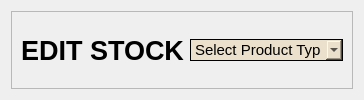
                          <widget class="QWidget" name="widget_10" native="true">
                           <layout class="QHBoxLayout" name="horizontalLayout_40">
                            <item>
                             <widget class="QFrame" name="frame_22">
                              <property name="frameShape">
                               <enum>QFrame::StyledPanel</enum>
                              </property>
                              <property name="frameShadow">
                               <enum>QFrame::Raised</enum>
                              </property>
                              <layout class="QHBoxLayout" name="horizontalLayout_41">
                               <item>
                                <widget class="QLabel" name="addStocklabel_2">
                                 <property name="sizePolicy">
                                  <sizepolicy hsizetype="Minimum" vsizetype="Preferred">
                                   <horstretch>0</horstretch>
                                   <verstretch>0</verstretch>
                                  </sizepolicy>
                                 </property>
                                 <property name="font">
                                  <font>
                                   <family>Arial</family>
                                   <pointsize>20</pointsize>
                                   <weight>75</weight>
                                   <bold>true</bold>
                                   <underline>false</underline>
                                  </font>
                                 </property>
                                 <property name="styleSheet">
                                  <string notr="true">    background-color: transparent;
</string>
                                 </property>
                                 <property name="text">
                                  <string>EDIT STOCK</string>
                                 </property>
                                 <property name="alignment">
                                  <set>Qt::AlignCenter</set>
                                 </property>
                                </widget>
                               </item>
                               <item>
                                <widget class="QComboBox" name="comboBox_Select_Prod_Type_toAdd_2">
                                 <property name="sizePolicy">
                                  <sizepolicy hsizetype="Minimum" vsizetype="Fixed">
                                   <horstretch>0</horstretch>
                                   <verstretch>0</verstretch>
                                  </sizepolicy>
                                 </property>
                                 <property name="font">
                                  <font>
                                   <pointsize>11</pointsize>
                                  </font>
                                 </property>
                                 <property name="layoutDirection">
                                  <enum>Qt::LeftToRight</enum>
                                 </property>
                                 <property name="styleSheet">
                                  <string notr="true">    background-color: #ebe0cc;
    border-radius: 15px;
border: 1px solid #000000; 
text-align: center;</string>
                                 </property>
                                 <item>
                                  <property name="text">
                                   <string>Select Product Type</string>
                                  </property>
                                 </item>
                                 <item>
                                  <property name="text">
                                   <string>ROOF</string>
                                  </property>
                                 </item>
                                 <item>
                                  <property name="text">
                                   <string>SPANDREL</string>
                                  </property>
                                 </item>
                                 <item>
                                  <property name="text">
                                   <string>GUTTER</string>
                                  </property>
                                 </item>
                                </widget>
                               </item>
                              </layout>
                             </widget>
                            </item>
                           </layout>
                          </widget>
